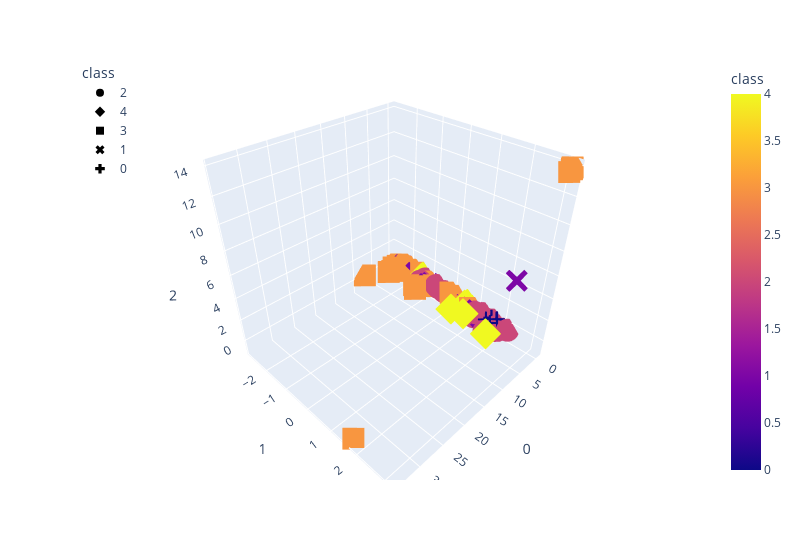

Write notebook code for a chart like this one.
### Code cell
import plotly.express as px
fig = px.scatter_3d(
    clusters,
    x=0,
    y=1,
    z=2,
    color="class",
    symbol="class",
    width=800,
)
fig.update_layout(legend=dict(x=0, y=1))
fig.show()
